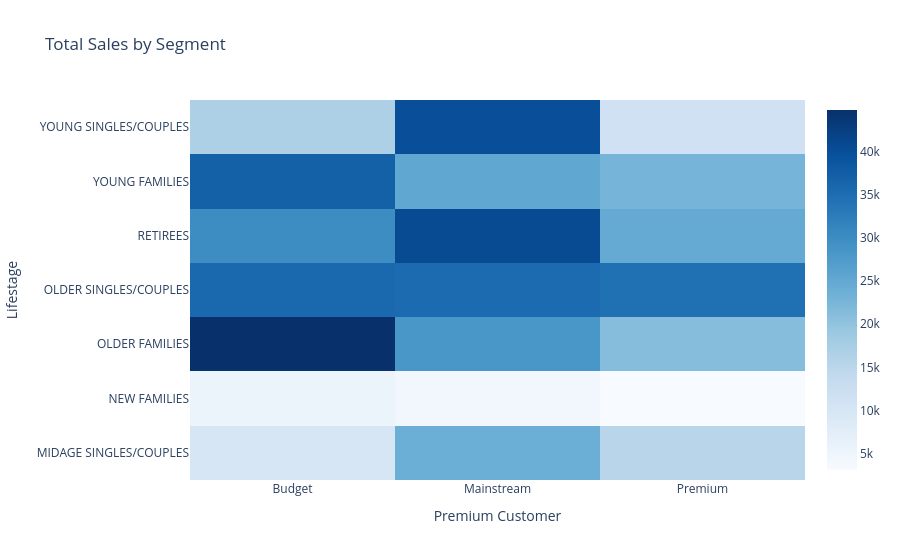
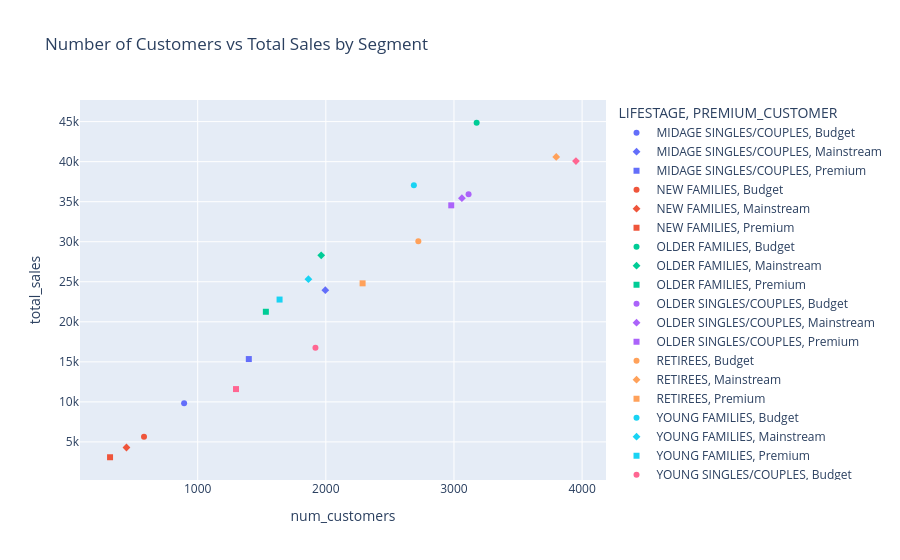
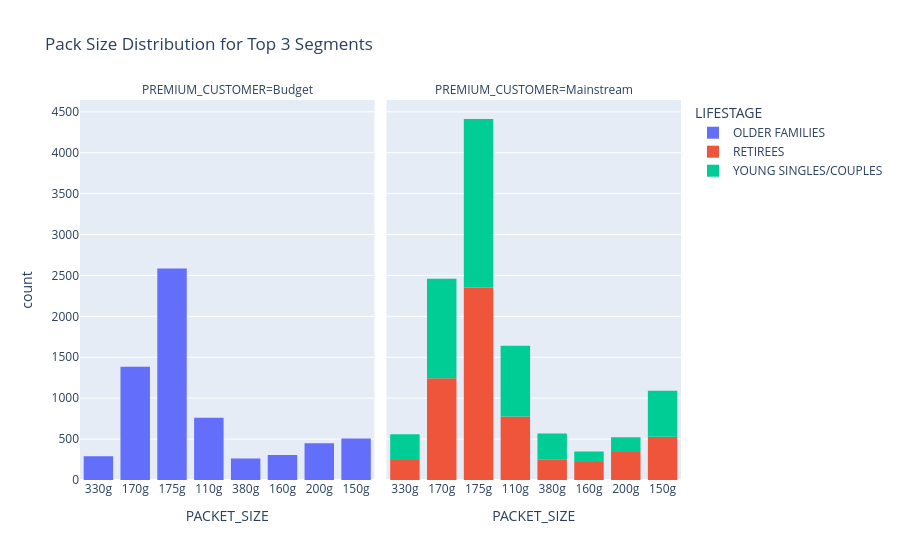

Notebook code cell kept with these figures, in order:
### Code cell
# Visualizations
import plotly.express as px
import plotly.graph_objects as go

# 1. Heatmap of Total Sales by Segment
sales_pivot = total_sales.reset_index().pivot(index='LIFESTAGE', columns='PREMIUM_CUSTOMER', values='TOT_SALES').fillna(0)
fig1 = go.Figure(data=go.Heatmap(
    z=sales_pivot.values,
    x=sales_pivot.columns,
    y=sales_pivot.index,
    colorscale='Blues'
))
fig1.update_layout(title='Total Sales by Segment', xaxis_title='Premium Customer', yaxis_title='Lifestage')
fig1.show()

# 2. Scatter Plot: Number of Customers vs Total Spend
customers_spend = pd.DataFrame({'num_customers': num_customers, 'total_sales': total_sales}).reset_index()
fig2 = px.scatter(customers_spend, x='num_customers', y='total_sales', color='LIFESTAGE', symbol='PREMIUM_CUSTOMER',
                  title='Number of Customers vs Total Sales by Segment')
fig2.show()

# 3. Distribution Plot of Pack Sizes for Top 3 Segments
top_segments = total_sales.head(3).index
top_data = merged[merged.set_index(['LIFESTAGE', 'PREMIUM_CUSTOMER']).index.isin(top_segments)]
fig3 = px.histogram(top_data, x='PACKET_SIZE', color='LIFESTAGE', facet_col='PREMIUM_CUSTOMER',
                    title='Pack Size Distribution for Top 3 Segments')
fig3.show()

### Figure 1 — Plotly figure (JSON) as saved in the notebook; plotly's stock layout.template omitted (floating-point values rounded to 4 significant figures)
{"data": [{"colorscale": [[0, "rgb(247,251,255)"], [0.125, "rgb(222,235,247)"], [0.25, "rgb(198,219,239)"], [0.375, "rgb(158,202,225)"], [0.5, "rgb(107,174,214)"], [0.625, "rgb(66,146,198)"], [0.75, "rgb(33,113,181)"], [0.875, "rgb(8,81,156)"], [1, "rgb(8,48,107)"]], "type": "heatmap", "x": ["Budget", "Mainstream", "Premium"], "y": ["MIDAGE SINGLES/COUPLES", "NEW FAMILIES", "OLDER FAMILIES", "OLDER SINGLES/COUPLES", "RETIREES", "YOUNG FAMILIES", "YOUNG SINGLES/COUPLES"], "z": [[9838.0, 23950.0, 15350.0], [5651.0, 4307.0, 3087.0], [44860.0, 28300.0, 21260.0], [35940.0, 35440.0, 34540.0], [30050.0, 40590.0, 24800.0], [37060.0, 25320.0, 22780.0], [16780.0, 40070.0, 11600.0]]}], "layout": {"title": {"text": "Total Sales by Segment"}, "xaxis": {"title": {"text": "Premium Customer"}}, "yaxis": {"title": {"text": "Lifestage"}}}}

### Figure 2 — Plotly figure (JSON) as saved in the notebook; plotly's stock layout.template omitted (floating-point values rounded to 4 significant figures)
{"data": [{"hovertemplate": "LIFESTAGE=MIDAGE SINGLES/COUPLES<br>PREMIUM_CUSTOMER=Budget<br>num_customers=%{x}<br>total_sales=%{y}<extra></extra>", "legendgroup": "MIDAGE SINGLES/COUPLES, Budget", "marker": {"color": "#636efa", "symbol": "circle"}, "mode": "markers", "name": "MIDAGE SINGLES/COUPLES, Budget", "orientation": "v", "showlegend": true, "type": "scatter", "x": [894], "xaxis": "x", "y": [9838.0], "yaxis": "y"}, {"hovertemplate": "LIFESTAGE=MIDAGE SINGLES/COUPLES<br>PREMIUM_CUSTOMER=Mainstream<br>num_customers=%{x}<br>total_sales=%{y}<extra></extra>", "legendgroup": "MIDAGE SINGLES/COUPLES, Mainstream", "marker": {"color": "#636efa", "symbol": "diamond"}, "mode": "markers", "name": "MIDAGE SINGLES/COUPLES, Mainstream", "orientation": "v", "showlegend": true, "type": "scatter", "x": [1996], "xaxis": "x", "y": [23950.0], "yaxis": "y"}, {"hovertemplate": "LIFESTAGE=MIDAGE SINGLES/COUPLES<br>PREMIUM_CUSTOMER=Premium<br>num_customers=%{x}<br>total_sales=%{y}<extra></extra>", "legendgroup": "MIDAGE SINGLES/COUPLES, Premium", "marker": {"color": "#636efa", "symbol": "square"}, "mode": "markers", "name": "MIDAGE SINGLES/COUPLES, Premium", "orientation": "v", "showlegend": true, "type": "scatter", "x": [1399], "xaxis": "x", "y": [15350.0], "yaxis": "y"}, {"hovertemplate": "LIFESTAGE=NEW FAMILIES<br>PREMIUM_CUSTOMER=Budget<br>num_customers=%{x}<br>total_sales=%{y}<extra></extra>", "legendgroup": "NEW FAMILIES, Budget", "marker": {"color": "#EF553B", "symbol": "circle"}, "mode": "markers", "name": "NEW FAMILIES, Budget", "orientation": "v", "showlegend": true, "type": "scatter", "x": [581], "xaxis": "x", "y": [5651.0], "yaxis": "y"}, {"hovertemplate": "LIFESTAGE=NEW FAMILIES<br>PREMIUM_CUSTOMER=Mainstream<br>num_customers=%{x}<br>total_sales=%{y}<extra></extra>", "legendgroup": "NEW FAMILIES, Mainstream", "marker": {"color": "#EF553B", "symbol": "diamond"}, "mode": "markers", "name": "NEW FAMILIES, Mainstream", "orientation": "v", "showlegend": true, "type": "scatter", "x": [444], "xaxis": "x", "y": [4307.0], "yaxis": "y"}, {"hovertemplate": "LIFESTAGE=NEW FAMILIES<br>PREMIUM_CUSTOMER=Premium<br>num_customers=%{x}<br>total_sales=%{y}<extra></extra>", "legendgroup": "NEW FAMILIES, Premium", "marker": {"color": "#EF553B", "symbol": "square"}, "mode": "markers", "name": "NEW FAMILIES, Premium", "orientation": "v", "showlegend": true, "type": "scatter", "x": [316], "xaxis": "x", "y": [3087.0], "yaxis": "y"}, {"hovertemplate": "LIFESTAGE=OLDER FAMILIES<br>PREMIUM_CUSTOMER=Budget<br>num_customers=%{x}<br>total_sales=%{y}<extra></extra>", "legendgroup": "OLDER FAMILIES, Budget", "marker": {"color": "#00cc96", "symbol": "circle"}, "mode": "markers", "name": "OLDER FAMILIES, Budget", "orientation": "v", "showlegend": true, "type": "scatter", "x": [3177], "xaxis": "x", "y": [44860.0], "yaxis": "y"}, {"hovertemplate": "LIFESTAGE=OLDER FAMILIES<br>PREMIUM_CUSTOMER=Mainstream<br>num_customers=%{x}<br>total_sales=%{y}<extra></extra>", "legendgroup": "OLDER FAMILIES, Mainstream", "marker": {"color": "#00cc96", "symbol": "diamond"}, "mode": "markers", "name": "OLDER FAMILIES, Mainstream", "orientation": "v", "showlegend": true, "type": "scatter", "x": [1964], "xaxis": "x", "y": [28300.0], "yaxis": "y"}, {"hovertemplate": "LIFESTAGE=OLDER FAMILIES<br>PREMIUM_CUSTOMER=Premium<br>num_customers=%{x}<br>total_sales=%{y}<extra></extra>", "legendgroup": "OLDER FAMILIES, Premium", "marker": {"color": "#00cc96", "symbol": "square"}, "mode": "markers", "name": "OLDER FAMILIES, Premium", "orientation": "v", "showlegend": true, "type": "scatter", "x": [1532], "xaxis": "x", "y": [21260.0], "yaxis": "y"}, {"hovertemplate": "LIFESTAGE=OLDER SINGLES/COUPLES<br>PREMIUM_CUSTOMER=Budget<br>num_customers=%{x}<br>total_sales=%{y}<extra></extra>", "legendgroup": "OLDER SINGLES/COUPLES, Budget", "marker": {"color": "#ab63fa", "symbol": "circle"}, "mode": "markers", "name": "OLDER SINGLES/COUPLES, Budget", "orientation": "v", "showlegend": true, "type": "scatter", "x": [3114], "xaxis": "x", "y": [35940.0], "yaxis": "y"}, {"hovertemplate": "LIFESTAGE=OLDER SINGLES/COUPLES<br>PREMIUM_CUSTOMER=Mainstream<br>num_customers=%{x}<br>total_sales=%{y}<extra></extra>", "legendgroup": "OLDER SINGLES/COUPLES, Mainstream", "marker": {"color": "#ab63fa", "symbol": "diamond"}, "mode": "markers", "name": "OLDER SINGLES/COUPLES, Mainstream", "orientation": "v", "showlegend": true, "type": "scatter", "x": [3062], "xaxis": "x", "y": [35440.0], "yaxis": "y"}, {"hovertemplate": "LIFESTAGE=OLDER SINGLES/COUPLES<br>PREMIUM_CUSTOMER=Premium<br>num_customers=%{x}<br>total_sales=%{y}<extra></extra>", "legendgroup": "OLDER SINGLES/COUPLES, Premium", "marker": {"color": "#ab63fa", "symbol": "square"}, "mode": "markers", "name": "OLDER SINGLES/COUPLES, Premium", "orientation": "v", "showlegend": true, "type": "scatter", "x": [2979], "xaxis": "x", "y": [34540.0], "yaxis": "y"}, {"hovertemplate": "LIFESTAGE=RETIREES<br>PREMIUM_CUSTOMER=Budget<br>num_customers=%{x}<br>total_sales=%{y}<extra></extra>", "legendgroup": "RETIREES, Budget", "marker": {"color": "#FFA15A", "symbol": "circle"}, "mode": "markers", "name": "RETIREES, Budget", "orientation": "v", "showlegend": true, "type": "scatter", "x": [2722], "xaxis": "x", "y": [30050.0], "yaxis": "y"}, {"hovertemplate": "LIFESTAGE=RETIREES<br>PREMIUM_CUSTOMER=Mainstream<br>num_customers=%{x}<br>total_sales=%{y}<extra></extra>", "legendgroup": "RETIREES, Mainstream", "marker": {"color": "#FFA15A", "symbol": "diamond"}, "mode": "markers", "name": "RETIREES, Mainstream", "orientation": "v", "showlegend": true, "type": "scatter", "x": [3798], "xaxis": "x", "y": [40590.0], "yaxis": "y"}, {"hovertemplate": "LIFESTAGE=RETIREES<br>PREMIUM_CUSTOMER=Premium<br>num_customers=%{x}<br>total_sales=%{y}<extra></extra>", "legendgroup": "RETIREES, Premium", "marker": {"color": "#FFA15A", "symbol": "square"}, "mode": "markers", "name": "RETIREES, Premium", "orientation": "v", "showlegend": true, "type": "scatter", "x": [2287], "xaxis": "x", "y": [24800.0], "yaxis": "y"}, {"hovertemplate": "LIFESTAGE=YOUNG FAMILIES<br>PREMIUM_CUSTOMER=Budget<br>num_customers=%{x}<br>total_sales=%{y}<extra></extra>", "legendgroup": "YOUNG FAMILIES, Budget", "marker": {"color": "#19d3f3", "symbol": "circle"}, "mode": "markers", "name": "YOUNG FAMILIES, Budget", "orientation": "v", "showlegend": true, "type": "scatter", "x": [2687], "xaxis": "x", "y": [37060.0], "yaxis": "y"}, {"hovertemplate": "LIFESTAGE=YOUNG FAMILIES<br>PREMIUM_CUSTOMER=Mainstream<br>num_customers=%{x}<br>total_sales=%{y}<extra></extra>", "legendgroup": "YOUNG FAMILIES, Mainstream", "marker": {"color": "#19d3f3", "symbol": "diamond"}, "mode": "markers", "name": "YOUNG FAMILIES, Mainstream", "orientation": "v", "showlegend": true, "type": "scatter", "x": [1864], "xaxis": "x", "y": [25320.0], "yaxis": "y"}, {"hovertemplate": "LIFESTAGE=YOUNG FAMILIES<br>PREMIUM_CUSTOMER=Premium<br>num_customers=%{x}<br>total_sales=%{y}<extra></extra>", "legendgroup": "YOUNG FAMILIES, Premium", "marker": {"color": "#19d3f3", "symbol": "square"}, "mode": "markers", "name": "YOUNG FAMILIES, Premium", "orientation": "v", "showlegend": true, "type": "scatter", "x": [1639], "xaxis": "x", "y": [22780.0], "yaxis": "y"}, {"hovertemplate": "LIFESTAGE=YOUNG SINGLES/COUPLES<br>PREMIUM_CUSTOMER=Budget<br>num_customers=%{x}<br>total_sales=%{y}<extra></extra>", "legendgroup": "YOUNG SINGLES/COUPLES, Budget", "marker": {"color": "#FF6692", "symbol": "circle"}, "mode": "markers", "name": "YOUNG SINGLES/COUPLES, Budget", "orientation": "v", "showlegend": true, "type": "scatter", "x": [1919], "xaxis": "x", "y": [16780.0], "yaxis": "y"}, {"hovertemplate": "LIFESTAGE=YOUNG SINGLES/COUPLES<br>PREMIUM_CUSTOMER=Mainstream<br>num_customers=%{x}<br>total_sales=%{y}<extra></extra>", "legendgroup": "YOUNG SINGLES/COUPLES, Mainstream", "marker": {"color": "#FF6692", "symbol": "diamond"}, "mode": "markers", "name": "YOUNG SINGLES/COUPLES, Mainstream", "orientation": "v", "showlegend": true, "type": "scatter", "x": [3952], "xaxis": "x", "y": [40070.0], "yaxis": "y"}, {"hovertemplate": "LIFESTAGE=YOUNG SINGLES/COUPLES<br>PREMIUM_CUSTOMER=Premium<br>num_customers=%{x}<br>total_sales=%{y}<extra></extra>", "legendgroup": "YOUNG SINGLES/COUPLES, Premium", "marker": {"color": "#FF6692", "symbol": "square"}, "mode": "markers", "name": "YOUNG SINGLES/COUPLES, Premium", "orientation": "v", "showlegend": true, "type": "scatter", "x": [1299], "xaxis": "x", "y": [11600.0], "yaxis": "y"}], "layout": {"legend": {"title": {"text": "LIFESTAGE, PREMIUM_CUSTOMER"}, "tracegroupgap": 0}, "title": {"text": "Number of Customers vs Total Sales by Segment"}, "xaxis": {"anchor": "y", "domain": [0, 1], "title": {"text": "num_customers"}}, "yaxis": {"anchor": "x", "domain": [0, 1], "title": {"text": "total_sales"}}}}

### Figure 3 — Plotly figure (JSON) as saved in the notebook; plotly's stock layout.template omitted (floating-point values rounded to 4 significant figures; data arrays with more than 128 entries replaced by an {"elided": "..."} marker saying what was removed)
{"data": [{"bingroup": "x", "hovertemplate": "LIFESTAGE=OLDER FAMILIES<br>PREMIUM_CUSTOMER=Budget<br>PACKET_SIZE=%{x}<br>count=%{y}<extra></extra>", "legendgroup": "OLDER FAMILIES", "marker": {"color": "#636efa", "pattern": {"shape": ""}}, "name": "OLDER FAMILIES", "orientation": "v", "showlegend": true, "type": "histogram", "x": {"elided": "6539 str values"}, "xaxis": "x", "yaxis": "y"}, {"bingroup": "x", "hovertemplate": "LIFESTAGE=RETIREES<br>PREMIUM_CUSTOMER=Mainstream<br>PACKET_SIZE=%{x}<br>count=%{y}<extra></extra>", "legendgroup": "RETIREES", "marker": {"color": "#EF553B", "pattern": {"shape": ""}}, "name": "RETIREES", "orientation": "v", "showlegend": true, "type": "histogram", "x": {"elided": "5958 str values"}, "xaxis": "x2", "yaxis": "y2"}, {"bingroup": "x", "hovertemplate": "LIFESTAGE=YOUNG SINGLES/COUPLES<br>PREMIUM_CUSTOMER=Mainstream<br>PACKET_SIZE=%{x}<br>count=%{y}<extra></extra>", "legendgroup": "YOUNG SINGLES/COUPLES", "marker": {"color": "#00cc96", "pattern": {"shape": ""}}, "name": "YOUNG SINGLES/COUPLES", "orientation": "v", "showlegend": true, "type": "histogram", "x": {"elided": "5643 str values"}, "xaxis": "x2", "yaxis": "y2"}], "layout": {"annotations": [{"font": {}, "showarrow": false, "text": "PREMIUM_CUSTOMER=Budget", "x": 0.245, "xanchor": "center", "xref": "paper", "y": 1, "yanchor": "bottom", "yref": "paper"}, {"font": {}, "showarrow": false, "text": "PREMIUM_CUSTOMER=Mainstream", "x": 0.755, "xanchor": "center", "xref": "paper", "y": 1, "yanchor": "bottom", "yref": "paper"}], "barmode": "relative", "legend": {"title": {"text": "LIFESTAGE"}, "tracegroupgap": 0}, "title": {"text": "Pack Size Distribution for Top 3 Segments"}, "xaxis": {"anchor": "y", "domain": [0, 0.49], "title": {"text": "PACKET_SIZE"}}, "xaxis2": {"anchor": "y2", "domain": [0.51, 1], "matches": "x", "title": {"text": "PACKET_SIZE"}}, "yaxis": {"anchor": "x", "domain": [0, 1], "title": {"text": "count"}}, "yaxis2": {"anchor": "x2", "domain": [0, 1], "matches": "y", "showticklabels": false}}}
